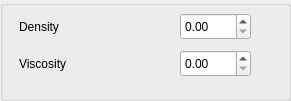
         <widget class="QGroupBox" name="groupBox_3" >
          <property name="geometry" >
           <rect>
            <x>10</x>
            <y>160</y>
            <width>291</width>
            <height>101</height>
           </rect>
          </property>
          <property name="title" >
           <string/>
          </property>
          <widget class="QDoubleSpinBox" name="viscosity" >
           <property name="geometry" >
            <rect>
             <x>180</x>
             <y>50</y>
             <width>71</width>
             <height>27</height>
            </rect>
           </property>
          </widget>
          <widget class="QDoubleSpinBox" name="density_sb" >
           <property name="geometry" >
            <rect>
             <x>180</x>
             <y>13</y>
             <width>71</width>
             <height>27</height>
            </rect>
           </property>
          </widget>
          <widget class="QLabel" name="label_26" >
           <property name="geometry" >
            <rect>
             <x>19</x>
             <y>13</y>
             <width>76</width>
             <height>27</height>
            </rect>
           </property>
           <property name="text" >
            <string>Density</string>
           </property>
          </widget>
          <widget class="QLabel" name="label_11" >
           <property name="geometry" >
            <rect>
             <x>19</x>
             <y>50</y>
             <width>76</width>
             <height>27</height>
            </rect>
           </property>
           <property name="text" >
            <string>Viscosity</string>
           </property>
          </widget>
          <zorder>label_25</zorder>
          <zorder>accely_sb_2</zorder>
          <zorder>accelx_sb_2</zorder>
          <zorder>accelz_sb_2</zorder>
          <zorder>density_sb</zorder>
          <zorder>label_11</zorder>
          <zorder>viscosity</zorder>
          <zorder>viscosity</zorder>
          <zorder>density_sb</zorder>
          <zorder>label_26</zorder>
          <zorder>label_11</zorder>
         </widget>
